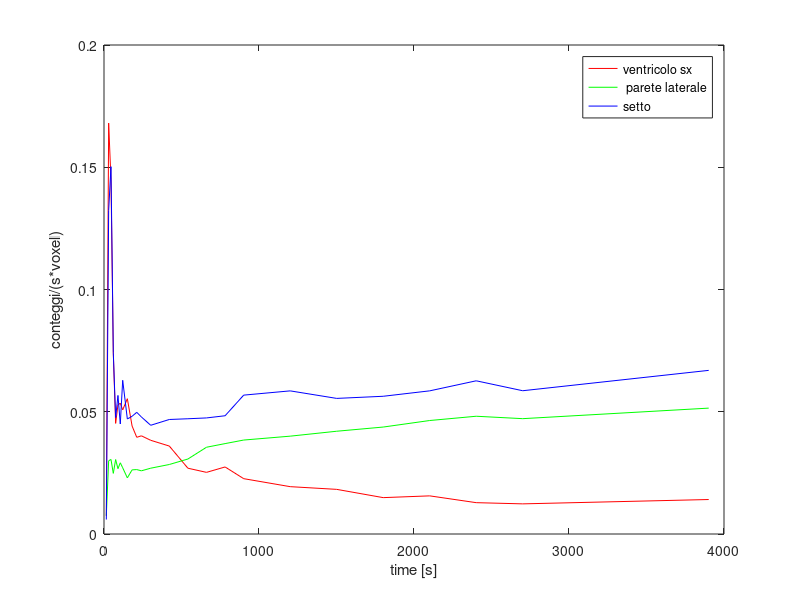
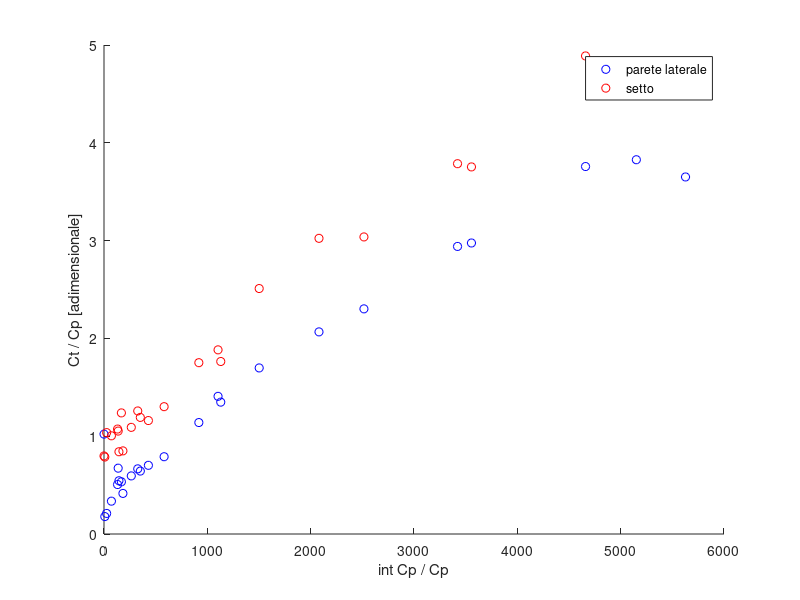
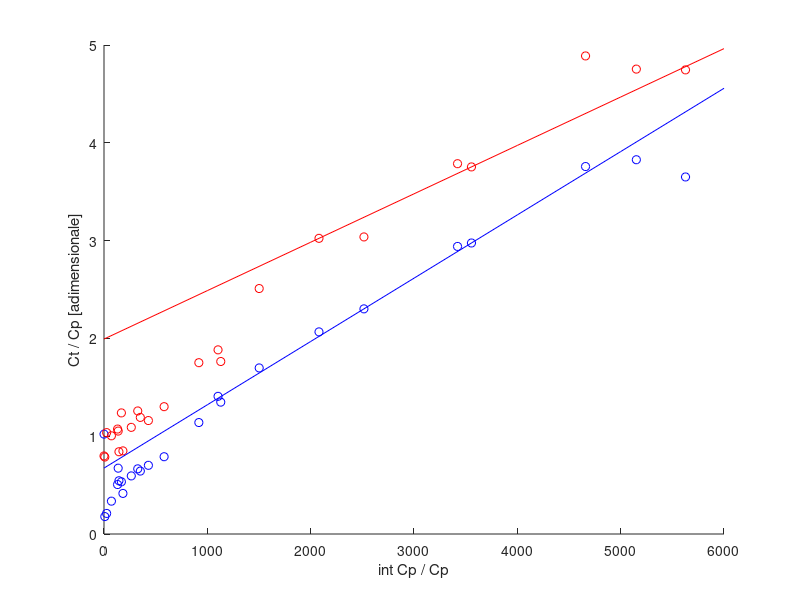
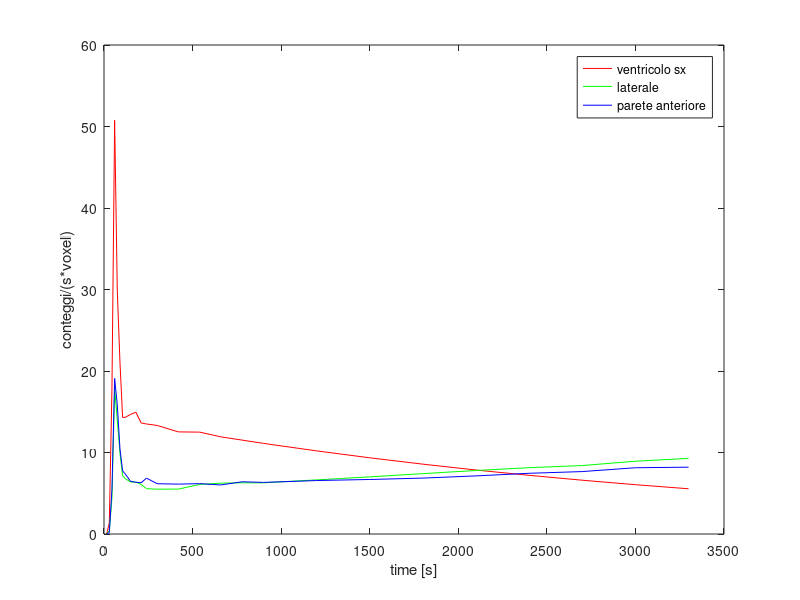

The MATLAB source for these figures, in order:
%% Dati relativi al soggetto 1
clear all


load('DATI_SUBJ1.mat'); %dati relativi al paziente 1
%time (tempo in secondi)
%LV:curva tempo attività della cavità nel ventricolo sx C*p(t)
%lat: curva tempo-attvità relativa ad una regione della parete laterale
%(mid lat)
%ant: curva tempo-attività relativa ad una regione della parete anteriore
%(mid sept)

%% VISUALIZZARE LE CURVE TEMPO ATTIVITà DI TUTTI I SEGMENTI
figure; plot(time,LV,'r'); 
hold on; plot(time,lat,'g'); 
hold on; plot(time,sept,'b'); legend('ventricolo sx',' parete laterale','setto');
xlabel('time [s]'); ylabel('conteggi/(s*voxel)');
%% VISUALIZZARE I DATI IN UN GRAFICO DI PATLACK
int_Cp=cumtrapz(time,LV);
Y1=lat./LV;
Y2=sept./LV;
X=int_Cp./LV;
figure; scatter(X,Y1,'b'); hold on; scatter(X,Y2,'r'); legend('parete laterale','setto');
xlabel('int Cp / Cp'); ylabel('Ct / Cp [adimensionale]');

%% OPERAZIONE DI FITTING LINEARE
A1=[Y1(20),Y1(22)];
A2=[Y2(19),Y2(22)];
B1=[X(20),X(22)];
B2=[X(19),X(22)];
coeff_1=polyfit(B1,A1,1);
coeff_2=polyfit(B2,A2,1);
x=0:1000:6000;
y1=coeff_1(1)*x+coeff_1(2);
y2=coeff_2(1)*x+coeff_2(2);
figure; scatter(X,Y1,'b'); hold on; scatter(X,Y2,'r');
hold on; plot(x,y1,'b'); hold on; plot(x,y2,'r');
xlabel('int Cp / Cp'); ylabel('Ct / Cp [adimensionale]');

%% DAI DATI PRECEDENTI VALUTARE LA VELOCITà DI UTILIZZO Ri
m_setto=coeff_1(1);
m_lat=coeff_2(1);
LC=0.67;
Cp=55.2805;

R_laterale=m_lat*(Cp/(LC));
R_setto=m_setto*(Cp/(LC)); 

%% Dati relativi al soggetto 2
clear all


load('DATI_SUBJ2.mat');
%%time (tempo in secondi)
%LV:curva tempo attività della cavità nel ventricolo sx C*p(t)
%lat: curva tempo-attvità relativa ad una regione della parete laterale
%(mid lat)
%ant: curva tempo-attività relativa ad una regione della parete anteriore
%(mid sept

%% VISUALIZZARE LE CURVE TEMPO ATTIVITà DI TUTTI I SEGMENTI
figure; plot(time,LV,'r'); 
hold on; plot(time,lat,'g'); 
hold on; plot(time,ant,'b'); legend('ventricolo sx','laterale','parete anteriore');
xlabel('time [s]'); ylabel('conteggi/(s*voxel)')

%% VISUALIZZARE I DATI IN UN GRAFICO DI PATLACK
int_Cp=cumtrapz(time,LV);
Y1=lat./LV;
Y2=ant./LV;
X=int_Cp./LV;
figure; scatter(X,Y1,'b'); hold on; scatter(X,Y2,'r'); legend('parete laterale','parete anteriore');
xlabel('int Cp / Cp'); ylabel('Ct / Cp [adimensionale]');
%% OPERAZIONE DI FITTING LINEARE
A1=[Y1(16),Y2(25)];
A2=[Y1(19),Y1(22)];
B1=[X(16),X(25)];
B2=[X(19),X(22)];
coeff_1=polyfit(B1,A1,1);
coeff_2=polyfit(B2,A2,1);
x=0:1000:6000;
y1=coeff_1(1)*x+coeff_1(2);
y2=coeff_2(1)*x+coeff_2(2);
figure; scatter(X,Y1,'b'); hold on; scatter(X,Y2,'r');
hold on; plot(x,y1,'r'); hold on; plot(x,y2,'b');
xlabel('int Cp / Cp'); ylabel('Ct / Cp [adimensionale]');
%% DAI DATI PRECEDENTI VALUTARE LA VELOCITà DI UTILIZZO Ri
m_setto=coeff_1(1);
m_lat=coeff_2(1);
LC=0.67;
Cp=55.2805;

R_laterale=m_lat*(Cp/(LC));
R_setto=m_setto*(Cp/(LC)); 
